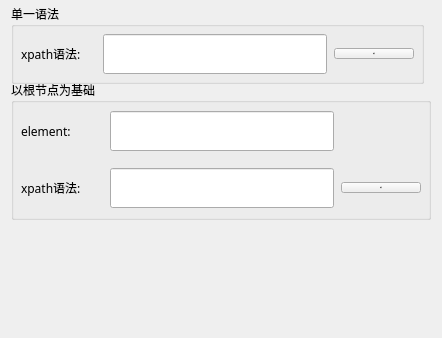
               <widget class="QWidget" name="scrollAreaWidgetContents_testXpath">
                <property name="geometry">
                 <rect>
                  <x>0</x>
                  <y>0</y>
                  <width>433</width>
                  <height>338</height>
                 </rect>
                </property>
                <property name="font">
                 <font>
                  <family>Microsoft YaHei</family>
                 </font>
                </property>
                <layout class="QVBoxLayout" name="vlayout_testXpath">
                 <property name="spacing">
                  <number>0</number>
                 </property>
                 <property name="leftMargin">
                  <number>11</number>
                 </property>
                 <property name="topMargin">
                  <number>0</number>
                 </property>
                 <property name="rightMargin">
                  <number>11</number>
                 </property>
                 <property name="bottomMargin">
                  <number>0</number>
                 </property>
                 <item>
                  <widget class="QGroupBox" name="groupBox_one">
                   <property name="minimumSize">
                    <size>
                     <width>0</width>
                     <height>80</height>
                    </size>
                   </property>
                   <property name="maximumSize">
                    <size>
                     <width>413</width>
                     <height>72</height>
                    </size>
                   </property>
                   <property name="sizeIncrement">
                    <size>
                     <width>0</width>
                     <height>0</height>
                    </size>
                   </property>
                   <property name="font">
                    <font>
                     <family>Microsoft YaHei</family>
                    </font>
                   </property>
                   <property name="title">
                    <string>单一语法</string>
                   </property>
                   <layout class="QVBoxLayout" name="vlayout_one" stretch="0">
                    <property name="spacing">
                     <number>7</number>
                    </property>
                    <property name="leftMargin">
                     <number>0</number>
                    </property>
                    <property name="topMargin">
                     <number>0</number>
                    </property>
                    <property name="rightMargin">
                     <number>0</number>
                    </property>
                    <property name="bottomMargin">
                     <number>0</number>
                    </property>
                    <item>
                     <layout class="QHBoxLayout" name="hlayout_one">
                      <property name="leftMargin">
                       <number>7</number>
                      </property>
                      <property name="rightMargin">
                       <number>7</number>
                      </property>
                      <item>
                       <widget class="QLabel" name="label_testXpath">
                        <property name="minimumSize">
                         <size>
                          <width>0</width>
                          <height>0</height>
                         </size>
                        </property>
                        <property name="sizeIncrement">
                         <size>
                          <width>0</width>
                          <height>0</height>
                         </size>
                        </property>
                        <property name="font">
                         <font>
                          <family>Microsoft YaHei</family>
                         </font>
                        </property>
                        <property name="text">
                         <string>xpath语法:</string>
                        </property>
                       </widget>
                      </item>
                      <item>
                       <widget class="QLineEdit" name="lineEdit_testXpath_getText">
                        <property name="minimumSize">
                         <size>
                          <width>224</width>
                          <height>40</height>
                         </size>
                        </property>
                        <property name="maximumSize">
                         <size>
                          <width>224</width>
                          <height>40</height>
                         </size>
                        </property>
                        <property name="font">
                         <font>
                          <family>Microsoft YaHei</family>
                          <pointsize>-1</pointsize>
                          <weight>50</weight>
                          <italic>false</italic>
                          <bold>false</bold>
                         </font>
                        </property>
                        <property name="styleSheet">
                         <string notr="true"/>
                        </property>
                        <property name="inputMethodHints">
                         <set>Qt::ImhNone</set>
                        </property>
                        <property name="text">
                         <string/>
                        </property>
                        <property name="dragEnabled">
                         <bool>false</bool>
                        </property>
                        <property name="readOnly">
                         <bool>false</bool>
                        </property>
                        <property name="clearButtonEnabled">
                         <bool>false</bool>
                        </property>
                       </widget>
                      </item>
                      <item>
                       <widget class="QPushButton" name="btn_testXpath_implement">
                        <property name="font">
                         <font>
                          <family>Microsoft YaHei</family>
                          <pointsize>-1</pointsize>
                          <underline>false</underline>
                          <strikeout>false</strikeout>
                         </font>
                        </property>
                        <property name="text">
                         <string>执行</string>
                        </property>
                       </widget>
                      </item>
                     </layout>
                    </item>
                   </layout>
                  </widget>
                 </item>
                 <item>
                  <widget class="QGroupBox" name="groupBox_two_element">
                   <property name="minimumSize">
                    <size>
                     <width>0</width>
                     <height>140</height>
                    </size>
                   </property>
                   <property name="maximumSize">
                    <size>
                     <width>445</width>
                     <height>1666667</height>
                    </size>
                   </property>
                   <property name="font">
                    <font>
                     <family>Microsoft YaHei</family>
                    </font>
                   </property>
                   <property name="title">
                    <string>以根节点为基础</string>
                   </property>
                   <layout class="QVBoxLayout" name="vlayout_tow">
                    <property name="spacing">
                     <number>7</number>
                    </property>
                    <property name="leftMargin">
                     <number>0</number>
                    </property>
                    <property name="topMargin">
                     <number>0</number>
                    </property>
                    <property name="rightMargin">
                     <number>0</number>
                    </property>
                    <property name="bottomMargin">
                     <number>0</number>
                    </property>
                    <item>
                     <layout class="QHBoxLayout" name="hlayout_two_element">
                      <property name="spacing">
                       <number>7</number>
                      </property>
                      <property name="leftMargin">
                       <number>7</number>
                      </property>
                      <item>
                       <widget class="QLabel" name="label_testXpath_two_element">
                        <property name="minimumSize">
                         <size>
                          <width>82</width>
                          <height>44</height>
                         </size>
                        </property>
                        <property name="maximumSize">
                         <size>
                          <width>82</width>
                          <height>44</height>
                         </size>
                        </property>
                        <property name="sizeIncrement">
                         <size>
                          <width>0</width>
                          <height>0</height>
                         </size>
                        </property>
                        <property name="font">
                         <font>
                          <family>Microsoft YaHei</family>
                         </font>
                        </property>
                        <property name="text">
                         <string>element:</string>
                        </property>
                       </widget>
                      </item>
                      <item>
                       <widget class="QLineEdit" name="lineEdit_testXpath_two_element">
                        <property name="minimumSize">
                         <size>
                          <width>224</width>
                          <height>40</height>
                         </size>
                        </property>
                        <property name="maximumSize">
                         <size>
                          <width>224</width>
                          <height>40</height>
                         </size>
                        </property>
                        <property name="font">
                         <font>
                          <family>Microsoft YaHei</family>
                          <pointsize>-1</pointsize>
                          <weight>50</weight>
                          <italic>false</italic>
                          <bold>false</bold>
                         </font>
                        </property>
                        <property name="styleSheet">
                         <string notr="true"/>
                        </property>
                        <property name="inputMethodHints">
                         <set>Qt::ImhNone</set>
                        </property>
                        <property name="text">
                         <string/>
                        </property>
                        <property name="dragEnabled">
                         <bool>false</bool>
                        </property>
                        <property name="readOnly">
                         <bool>false</bool>
                        </property>
                        <property name="placeholderText">
                         <string/>
                        </property>
                        <property name="clearButtonEnabled">
                         <bool>false</bool>
                        </property>
                       </widget>
                      </item>
                      <item>
                       <spacer name="hSpacer_two_element_right">
                        <property name="orientation">
                         <enum>Qt::Horizontal</enum>
                        </property>
                        <property name="sizeHint" stdset="0">
                         <size>
                          <width>40</width>
                          <height>20</height>
                         </size>
                        </property>
                       </spacer>
                      </item>
                     </layout>
                    </item>
                    <item>
                     <layout class="QHBoxLayout" name="hlayout_two_element_child">
                      <property name="spacing">
                       <number>7</number>
                      </property>
                      <property name="leftMargin">
                       <number>7</number>
                      </property>
                      <property name="rightMargin">
                       <number>7</number>
                      </property>
                      <property name="bottomMargin">
                       <number>0</number>
                      </property>
                      <item>
                       <widget class="QLabel" name="label_testXpath_two_element_child">
                        <property name="minimumSize">
                         <size>
                          <width>82</width>
                          <height>44</height>
                         </size>
                        </property>
                        <property name="maximumSize">
                         <size>
                          <width>82</width>
                          <height>44</height>
                         </size>
                        </property>
                        <property name="sizeIncrement">
                         <size>
                          <width>0</width>
                          <height>0</height>
                         </size>
                        </property>
                        <property name="font">
                         <font>
                          <family>Microsoft YaHei</family>
                         </font>
                        </property>
                        <property name="text">
                         <string>xpath语法:</string>
                        </property>
                       </widget>
                      </item>
                      <item>
                       <widget class="QLineEdit" name="lineEdit_testXpath_two_element_child">
                        <property name="minimumSize">
                         <size>
                          <width>224</width>
                          <height>40</height>
                         </size>
                        </property>
                        <property name="maximumSize">
                         <size>
                          <width>224</width>
                          <height>40</height>
                         </size>
                        </property>
                        <property name="font">
                         <font>
                          <family>Microsoft YaHei</family>
                          <pointsize>-1</pointsize>
                          <weight>50</weight>
                          <italic>false</italic>
                          <bold>false</bold>
                         </font>
                        </property>
                        <property name="styleSheet">
                         <string notr="true"/>
                        </property>
                        <property name="inputMethodHints">
                         <set>Qt::ImhNone</set>
                        </property>
                        <property name="text">
                         <string/>
                        </property>
                        <property name="dragEnabled">
                         <bool>false</bool>
                        </property>
                        <property name="readOnly">
                         <bool>false</bool>
                        </property>
                        <property name="clearButtonEnabled">
                         <bool>false</bool>
                        </property>
                       </widget>
                      </item>
                      <item>
                       <widget class="QPushButton" name="btn_testXpath_implement_two">
                        <property name="font">
                         <font>
                          <family>Microsoft YaHei</family>
                          <pointsize>-1</pointsize>
                          <underline>false</underline>
                          <strikeout>false</strikeout>
                         </font>
                        </property>
                        <property name="text">
                         <string>执行</string>
                        </property>
                       </widget>
                      </item>
                     </layout>
                    </item>
                   </layout>
                  </widget>
                 </item>
                 <item>
                  <spacer name="vSpacer_testXpath_down">
                   <property name="orientation">
                    <enum>Qt::Vertical</enum>
                   </property>
                   <property name="sizeHint" stdset="0">
                    <size>
                     <width>20</width>
                     <height>40</height>
                    </size>
                   </property>
                  </spacer>
                 </item>
                </layout>
               </widget>
